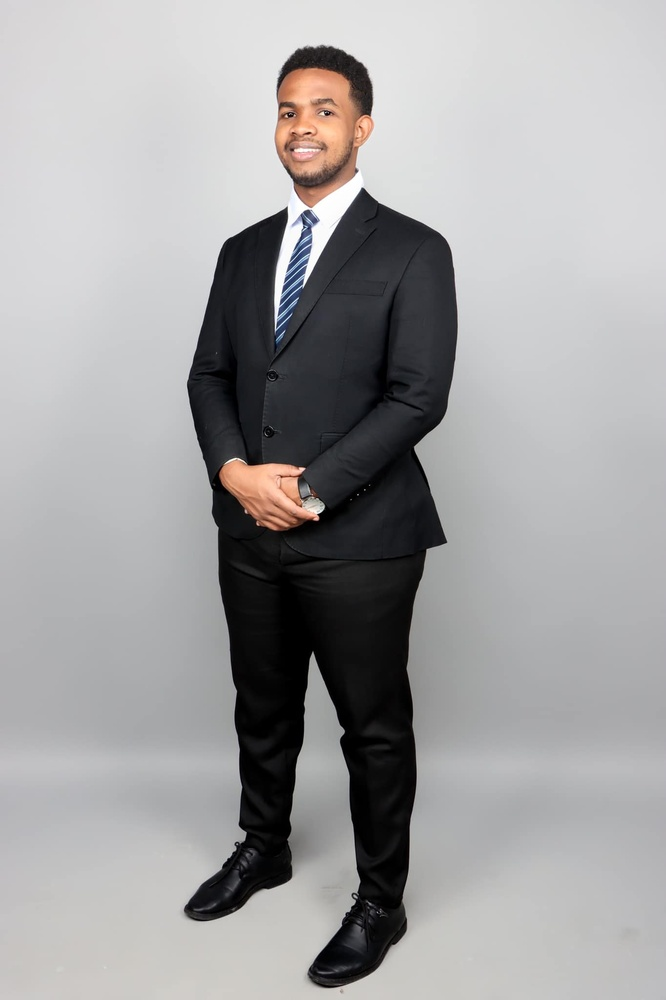
#> input picture Face Detection/ABDOL.jpg, 666 x 1000 px, shrunk from 1364 x 2048 before the run
$ python main.py
#> lines starting #> are read from the running program, lines starting #| are printed output that depends on the picture; after the words box and inside, x2 and y2 are one past the last pixel; in counts of white or black regions, pixels touching at a corner belong together
import cv2

# Load the pre-trained face detection classifier
face_cascade = cv2.CascadeClassifier(cv2.data.haarcascades + 'haarcascade_frontalface_default.xml')

# Read the input image
image = cv2.imread('ABDOL.jpg')
#> image is the input picture: shape (1000, 666, 3); mean B, G, R 161.7, 161, 161.9

# Convert the image to grayscale
gray_image = cv2.cvtColor(image, cv2.COLOR_BGR2GRAY)
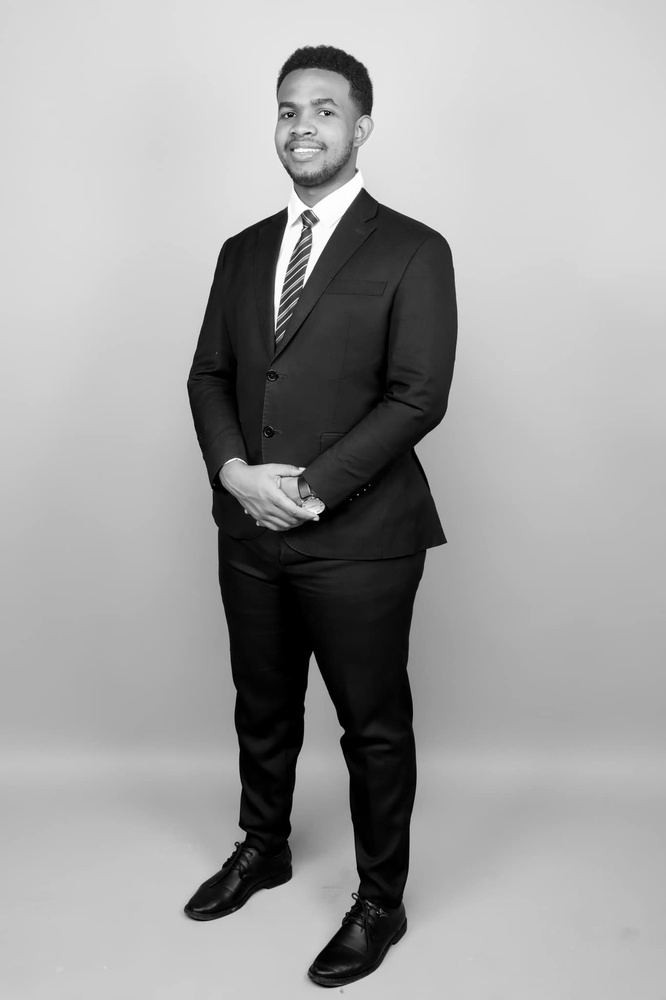
#> gray_image: shape (1000, 666); min 0, max 255, mean 161.3

# Detect faces in the grayscale image
faces = face_cascade.detectMultiScale(gray_image, scaleFactor=1.1, minNeighbors=5)
#> faces = [[258, 72, 103, 103]]

# Draw rectangles around the detected faces
for (x, y, w, h) in faces:
    cv2.rectangle(image, (x, y), (x+w, y+h), (255, 0, 0), 2)
#> this loop made 1 pass
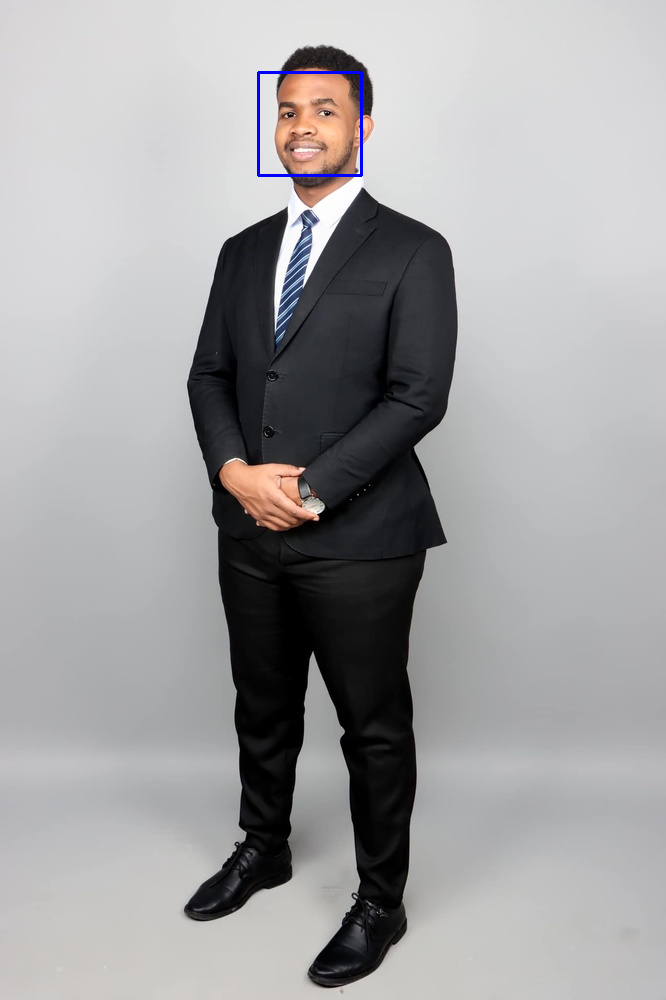
#> image: shape (1000, 666, 3); 0.18% of pixels changed, all inside (x1, y1, x2, y2) = (257, 71, 363, 177)

# Display the output image
cv2.imshow('Face Detection', image)
cv2.waitKey(0)
cv2.destroyAllWindows()
